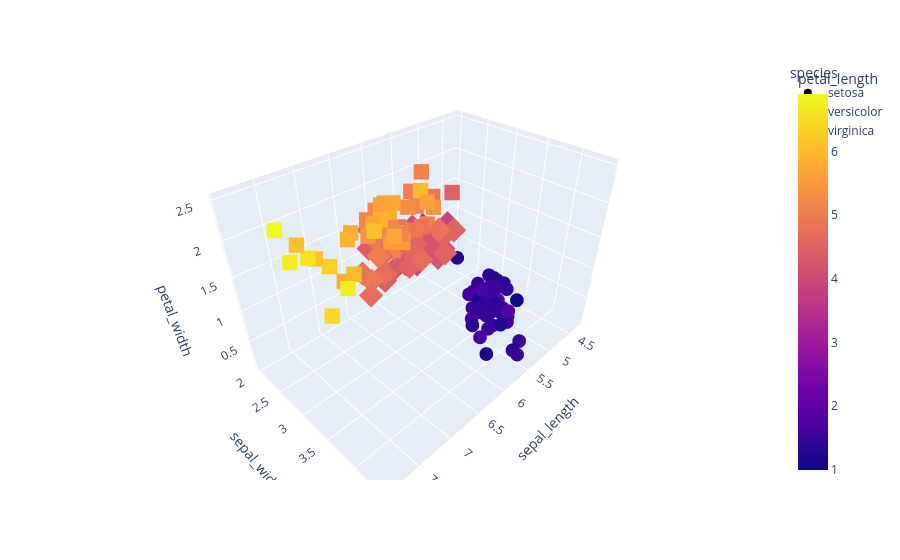

Notebook code for this chart:
### Code cell
import plotly.express as px
df = px.data.iris()
fig = px.scatter_3d(df, x='sepal_length', y='sepal_width', z='petal_width',color='petal_length', symbol='species')
fig.show()

### Figure 1 — Plotly figure (JSON) as saved in the notebook; plotly's stock layout.template omitted (floating-point values rounded to 4 significant figures)
{"data": [{"hovertemplate": "species=setosa<br>sepal_length=%{x}<br>sepal_width=%{y}<br>petal_width=%{z}<br>petal_length=%{marker.color}<extra></extra>", "legendgroup": "setosa", "marker": {"color": [1.4, 1.4, 1.3, 1.5, 1.4, 1.7, 1.4, 1.5, 1.4, 1.5, 1.5, 1.6, 1.4, 1.1, 1.2, 1.5, 1.3, 1.4, 1.7, 1.5, 1.7, 1.5, 1.0, 1.7, 1.9, 1.6, 1.6, 1.5, 1.4, 1.6, 1.6, 1.5, 1.5, 1.4, 1.5, 1.2, 1.3, 1.5, 1.3, 1.5, 1.3, 1.3, 1.3, 1.6, 1.9, 1.4, 1.6, 1.4, 1.5, 1.4], "coloraxis": "coloraxis", "symbol": "circle"}, "mode": "markers", "name": "setosa", "scene": "scene", "showlegend": true, "type": "scatter3d", "x": [5.1, 4.9, 4.7, 4.6, 5.0, 5.4, 4.6, 5.0, 4.4, 4.9, 5.4, 4.8, 4.8, 4.3, 5.8, 5.7, 5.4, 5.1, 5.7, 5.1, 5.4, 5.1, 4.6, 5.1, 4.8, 5.0, 5.0, 5.2, 5.2, 4.7, 4.8, 5.4, 5.2, 5.5, 4.9, 5.0, 5.5, 4.9, 4.4, 5.1, 5.0, 4.5, 4.4, 5.0, 5.1, 4.8, 5.1, 4.6, 5.3, 5.0], "y": [3.5, 3.0, 3.2, 3.1, 3.6, 3.9, 3.4, 3.4, 2.9, 3.1, 3.7, 3.4, 3.0, 3.0, 4.0, 4.4, 3.9, 3.5, 3.8, 3.8, 3.4, 3.7, 3.6, 3.3, 3.4, 3.0, 3.4, 3.5, 3.4, 3.2, 3.1, 3.4, 4.1, 4.2, 3.1, 3.2, 3.5, 3.1, 3.0, 3.4, 3.5, 2.3, 3.2, 3.5, 3.8, 3.0, 3.8, 3.2, 3.7, 3.3], "z": [0.2, 0.2, 0.2, 0.2, 0.2, 0.4, 0.3, 0.2, 0.2, 0.1, 0.2, 0.2, 0.1, 0.1, 0.2, 0.4, 0.4, 0.3, 0.3, 0.3, 0.2, 0.4, 0.2, 0.5, 0.2, 0.2, 0.4, 0.2, 0.2, 0.2, 0.2, 0.4, 0.1, 0.2, 0.1, 0.2, 0.2, 0.1, 0.2, 0.2, 0.3, 0.3, 0.2, 0.6, 0.4, 0.3, 0.2, 0.2, 0.2, 0.2]}, {"hovertemplate": "species=versicolor<br>sepal_length=%{x}<br>sepal_width=%{y}<br>petal_width=%{z}<br>petal_length=%{marker.color}<extra></extra>", "legendgroup": "versicolor", "marker": {"color": [4.7, 4.5, 4.9, 4.0, 4.6, 4.5, 4.7, 3.3, 4.6, 3.9, 3.5, 4.2, 4.0, 4.7, 3.6, 4.4, 4.5, 4.1, 4.5, 3.9, 4.8, 4.0, 4.9, 4.7, 4.3, 4.4, 4.8, 5.0, 4.5, 3.5, 3.8, 3.7, 3.9, 5.1, 4.5, 4.5, 4.7, 4.4, 4.1, 4.0, 4.4, 4.6, 4.0, 3.3, 4.2, 4.2, 4.2, 4.3, 3.0, 4.1], "coloraxis": "coloraxis", "symbol": "diamond"}, "mode": "markers", "name": "versicolor", "scene": "scene", "showlegend": true, "type": "scatter3d", "x": [7.0, 6.4, 6.9, 5.5, 6.5, 5.7, 6.3, 4.9, 6.6, 5.2, 5.0, 5.9, 6.0, 6.1, 5.6, 6.7, 5.6, 5.8, 6.2, 5.6, 5.9, 6.1, 6.3, 6.1, 6.4, 6.6, 6.8, 6.7, 6.0, 5.7, 5.5, 5.5, 5.8, 6.0, 5.4, 6.0, 6.7, 6.3, 5.6, 5.5, 5.5, 6.1, 5.8, 5.0, 5.6, 5.7, 5.7, 6.2, 5.1, 5.7], "y": [3.2, 3.2, 3.1, 2.3, 2.8, 2.8, 3.3, 2.4, 2.9, 2.7, 2.0, 3.0, 2.2, 2.9, 2.9, 3.1, 3.0, 2.7, 2.2, 2.5, 3.2, 2.8, 2.5, 2.8, 2.9, 3.0, 2.8, 3.0, 2.9, 2.6, 2.4, 2.4, 2.7, 2.7, 3.0, 3.4, 3.1, 2.3, 3.0, 2.5, 2.6, 3.0, 2.6, 2.3, 2.7, 3.0, 2.9, 2.9, 2.5, 2.8], "z": [1.4, 1.5, 1.5, 1.3, 1.5, 1.3, 1.6, 1.0, 1.3, 1.4, 1.0, 1.5, 1.0, 1.4, 1.3, 1.4, 1.5, 1.0, 1.5, 1.1, 1.8, 1.3, 1.5, 1.2, 1.3, 1.4, 1.4, 1.7, 1.5, 1.0, 1.1, 1.0, 1.2, 1.6, 1.5, 1.6, 1.5, 1.3, 1.3, 1.3, 1.2, 1.4, 1.2, 1.0, 1.3, 1.2, 1.3, 1.3, 1.1, 1.3]}, {"hovertemplate": "species=virginica<br>sepal_length=%{x}<br>sepal_width=%{y}<br>petal_width=%{z}<br>petal_length=%{marker.color}<extra></extra>", "legendgroup": "virginica", "marker": {"color": [6.0, 5.1, 5.9, 5.6, 5.8, 6.6, 4.5, 6.3, 5.8, 6.1, 5.1, 5.3, 5.5, 5.0, 5.1, 5.3, 5.5, 6.7, 6.9, 5.0, 5.7, 4.9, 6.7, 4.9, 5.7, 6.0, 4.8, 4.9, 5.6, 5.8, 6.1, 6.4, 5.6, 5.1, 5.6, 6.1, 5.6, 5.5, 4.8, 5.4, 5.6, 5.1, 5.1, 5.9, 5.7, 5.2, 5.0, 5.2, 5.4, 5.1], "coloraxis": "coloraxis", "symbol": "square"}, "mode": "markers", "name": "virginica", "scene": "scene", "showlegend": true, "type": "scatter3d", "x": [6.3, 5.8, 7.1, 6.3, 6.5, 7.6, 4.9, 7.3, 6.7, 7.2, 6.5, 6.4, 6.8, 5.7, 5.8, 6.4, 6.5, 7.7, 7.7, 6.0, 6.9, 5.6, 7.7, 6.3, 6.7, 7.2, 6.2, 6.1, 6.4, 7.2, 7.4, 7.9, 6.4, 6.3, 6.1, 7.7, 6.3, 6.4, 6.0, 6.9, 6.7, 6.9, 5.8, 6.8, 6.7, 6.7, 6.3, 6.5, 6.2, 5.9], "y": [3.3, 2.7, 3.0, 2.9, 3.0, 3.0, 2.5, 2.9, 2.5, 3.6, 3.2, 2.7, 3.0, 2.5, 2.8, 3.2, 3.0, 3.8, 2.6, 2.2, 3.2, 2.8, 2.8, 2.7, 3.3, 3.2, 2.8, 3.0, 2.8, 3.0, 2.8, 3.8, 2.8, 2.8, 2.6, 3.0, 3.4, 3.1, 3.0, 3.1, 3.1, 3.1, 2.7, 3.2, 3.3, 3.0, 2.5, 3.0, 3.4, 3.0], "z": [2.5, 1.9, 2.1, 1.8, 2.2, 2.1, 1.7, 1.8, 1.8, 2.5, 2.0, 1.9, 2.1, 2.0, 2.4, 2.3, 1.8, 2.2, 2.3, 1.5, 2.3, 2.0, 2.0, 1.8, 2.1, 1.8, 1.8, 1.8, 2.1, 1.6, 1.9, 2.0, 2.2, 1.5, 1.4, 2.3, 2.4, 1.8, 1.8, 2.1, 2.4, 2.3, 1.9, 2.3, 2.5, 2.3, 1.9, 2.0, 2.3, 1.8]}], "layout": {"coloraxis": {"colorbar": {"title": {"text": "petal_length"}}, "colorscale": [[0, "#0d0887"], [0.1111, "#46039f"], [0.2222, "#7201a8"], [0.3333, "#9c179e"], [0.4444, "#bd3786"], [0.5556, "#d8576b"], [0.6667, "#ed7953"], [0.7778, "#fb9f3a"], [0.8889, "#fdca26"], [1, "#f0f921"]]}, "legend": {"title": {"text": "species"}, "tracegroupgap": 0}, "margin": {"t": 60}, "scene": {"domain": {"x": [0, 1], "y": [0, 1]}, "xaxis": {"title": {"text": "sepal_length"}}, "yaxis": {"title": {"text": "sepal_width"}}, "zaxis": {"title": {"text": "petal_width"}}}}}
